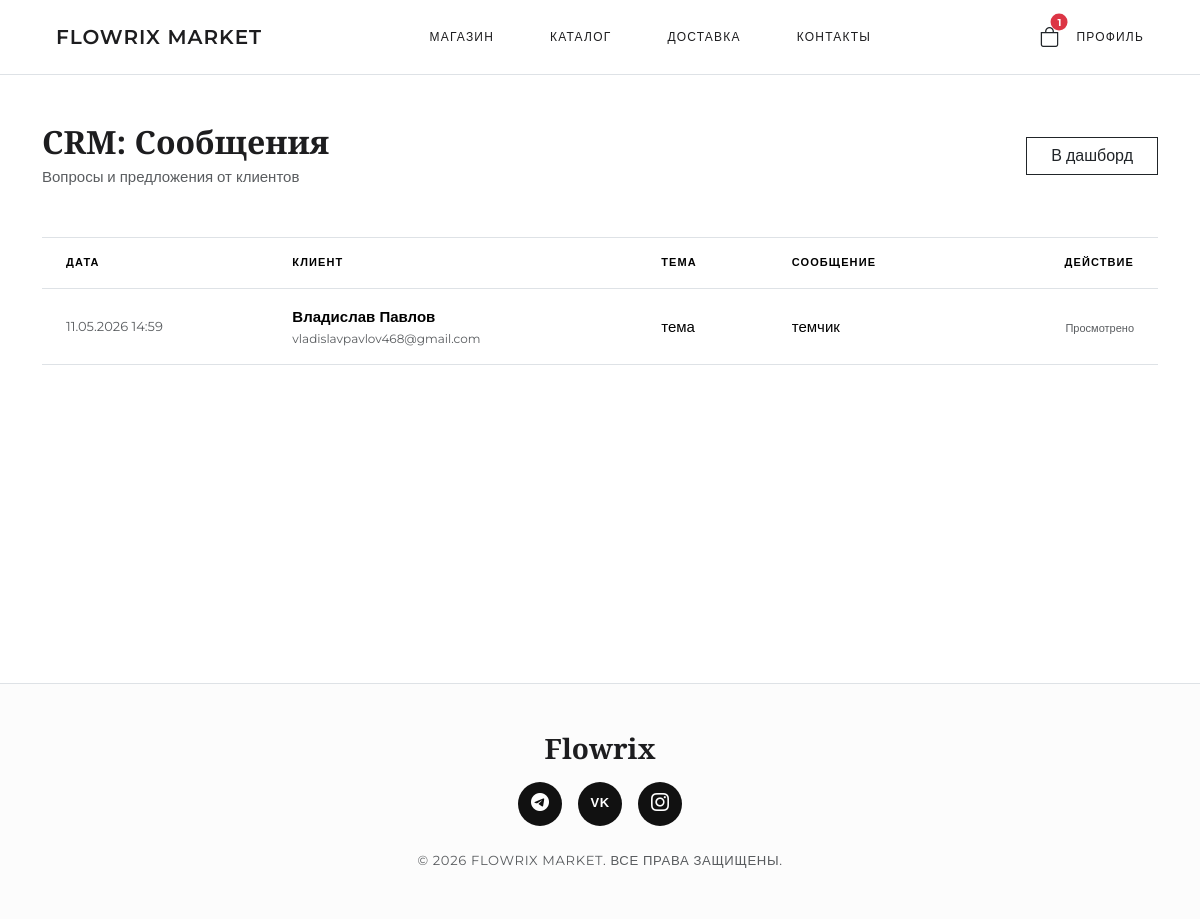
Screenshot of /admin/messages (signed in) with the database file from the repository.
### models.py (models this page shows, shortened)
class OrderItem(db.Model):
    __tablename__ = "order_items"
    id = db.Column(db.Integer, primary_key=True)
    order_id = db.Column(db.Integer, db.ForeignKey("orders.id"), nullable=False)
    product_id = db.Column(db.Integer, db.ForeignKey("products.id"), nullable=True)
    quantity = db.Column(db.Integer, nullable=False, default=1)
    price_at_purchase = db.Column(db.Numeric(10, 2), nullable=False)
    order = db.relationship("Order", back_populates="items")
    product = db.relationship("Product", back_populates="order_items")

class ContactMessage(db.Model):
    __tablename__ = "contact_messages"
    id = db.Column(db.Integer, primary_key=True)
    name = db.Column(db.String(128), nullable=False)
    email = db.Column(db.String(120), nullable=False)
    subject = db.Column(db.String(256), nullable=False)
    message = db.Column(db.Text, nullable=False)
    status = db.Column(db.String(32), default="new")
    created_at = db.Column(db.DateTime, default=datetime.utcnow)

### routes/admin.py (the view)
@admin_bp.route("/messages")
@login_required
@admin_required
def messages():
    all_messages = ContactMessage.query.order_by(ContactMessage.created_at.desc()).all()
    return render_template("admin/messages.html", messages=all_messages)

### main.py (called while the page is built)
def _ensure_admin():
    from models import User
    try:
        first_user = User.query.order_by(User.id.asc()).first()
        if first_user and first_user.role != "admin":
            first_user.role = "admin"
            db.session.commit()
            print(f"User {first_user.username} promoted to Admin")
    except Exception as e:
        print(f"Admin promotion error: {e}")
        db.session.rollback()

### models.py (called while the page is built)
@login_manager.user_loader
def load_user(user_id: str):
    return db.session.get(User, int(user_id))

    @property
    def is_admin(self) -> bool:
        return self.role == "admin"

    @property
    def active_cart(self):
        return self.orders.filter_by(status="new").first()

    @property
    def items_count(self) -> int:
        return sum(item.quantity for item in self.items)

### routes/admin.py (called while the page is built)
def admin_required(f):
    @wraps(f)
    def decorated(*args, **kwargs):
        if not current_user.is_authenticated or not current_user.is_admin:
            abort(403)
        return f(*args, **kwargs)
    return decorated

### templates/admin/messages.html (shortened to what this page needs)
{% extends "base.html" %}
{% block content %}
<div class="container py-5">
  <div class="d-flex align-items-center justify-content-between mb-5" data-aos="fade-up">
    <div>
      <h2 class="font-serif mb-1">CRM: Сообщения</h2>
      <p class="text-muted mb-0">Вопросы и предложения от клиентов</p>
    </div>
    <a href="{{ url_for('admin.dashboard') }}" class="btn btn-outline-dark rounded-0 px-4">
      В дашборд
    </a>
  </div>
  {% if messages %}
    <div class="table-responsive" data-aos="fade-up">
      <table class="table table-hover align-middle border-top">
        <thead class="bg-light">
          <tr style="font-size: 11px; letter-spacing: 0.1em; text-transform: uppercase;">
            <th class="py-3 px-4">Дата</th>
            <th class="py-3 px-4">Клиент</th>
            <th class="py-3 px-4">Тема</th>
            <th class="py-3 px-4">Сообщение</th>
            <th class="py-3 px-4 text-end">Действие</th>
          </tr>
        </thead>
        <tbody>
          {% for msg in messages %}
            <tr>
              <td class="py-3 px-4 text-muted" style="font-size: 13px;">
                {{ msg.created_at.strftime('%d.%m.%Y %H:%M') }}
              </td>
              <td class="py-3 px-4">
                <div class="fw-bold">{{ msg.name }}</div>
                <div class="text-muted" style="font-size: 12px;">{{ msg.email }}</div>
              </td>
              <td class="py-3 px-4 fw-medium">{{ msg.subject }}</td>
              <td class="py-3 px-4">
                <div class="text-truncate" style="max-width: 300px;" title="{{ msg.message }}">
                  {{ msg.message }}
                </div>
              </td>
              <td class="py-3 px-4 text-end">
                {% if msg.status == 'new' %}
                  <form action="{{ url_for('admin.message_read', message_id=msg.id) }}" method="POST" class="d-inline">
                    <button type="submit" class="btn btn-sm btn-dark rounded-0 px-3" style="font-size: 11px;">
                      Прочитать
                    </button>
                  </form>
                {% else %}
                  <span class="text-muted" style="font-size: 11px;">Просмотрено</span>
                {% endif %}
              </td>
            </tr>
          {% endfor %}
        </tbody>
      </table>
    </div>
  {% else %}
    <div class="text-center py-5 bg-light" data-aos="fade-up">
      <i class="bi bi-chat-left-dots text-muted fs-1 mb-3"></i>
      <h4 class="font-serif">Сообщений пока нет</h4>
    </div>
  {% endif %}
</div>
{% endblock %}

### templates/base.html (shortened to what this page needs)
<!DOCTYPE html>
<html lang="ru">
<head>
  <link rel="stylesheet" href="https://cdn.jsdelivr.net/npm/bootstrap@5.3.3/dist/css/bootstrap.min.css">
  <link rel="stylesheet" href="https://cdn.jsdelivr.net/npm/bootstrap-icons@1.11.3/font/bootstrap-icons.min.css">
  <link rel="stylesheet" href="https://unpkg.com/aos@next/dist/aos.css" />
  <link rel="stylesheet" href="{{ url_for('static', filename='css/style.css') }}">
</head>
<body>
  <nav class="navbar navbar-minimal sticky-top bg-white py-3 border-bottom">
    <div class="container-fluid px-4">
      <div class="d-flex align-items-center justify-content-between w-100">
        <div class="d-flex align-items-center">
          <a class="navbar-brand m-0" href="{{ url_for('products.home') }}">Flowrix Market</a>
        </div>
        <div class="d-none d-lg-flex gap-4">
          <a class="nav-link" href="{{ url_for('products.home') }}">МАГАЗИН</a>
          <a class="nav-link" href="{{ url_for('products.index') }}">КАТАЛОГ</a>
          <a class="nav-link" href="{{ url_for('products.delivery') }}">ДОСТАВКА</a>
          <a class="nav-link" href="{{ url_for('products.contacts') }}">КОНТАКТЫ</a>
        </div>
        <div class="d-flex align-items-center gap-3">
          {% if current_user.is_authenticated %}
            <button class="btn btn-link text-dark text-decoration-none d-flex align-items-center gap-2 p-0 position-relative" type="button" data-bs-toggle="offcanvas" data-bs-target="#offcanvasCart">
              <i class="bi bi-bag fs-5"></i>
              {% if current_user.active_cart and current_user.active_cart.items_count > 0 %}
                <span class="position-absolute top-0 start-100 translate-middle badge rounded-pill bg-danger" style="font-size: 10px;">
                  {{ current_user.active_cart.items_count }}
                </span>
              {% endif %}
            </button>
            <a class="nav-link p-0 text-dark" href="{{ url_for('auth.profile') }}">ПРОФИЛЬ</a>
          {% else %}
            <a class="nav-link p-0 text-dark" href="{{ url_for('auth.login') }}">ВОЙТИ</a>
          {% endif %}
        </div>
      </div>
    </div>
  </nav>
  <main style="min-height: 70vh;">
    {% block content %}{% endblock %}
  </main>
  <footer class="py-5 mt-5 border-top" style="background-color: #fcfcfc;">
    <div class="container d-flex flex-column align-items-center justify-content-center text-center">
      <h3 class="font-serif mb-3">Flowrix</h3>
      <div class="d-flex gap-3 mb-4">
        <a href="https://t.me/+lvLVunCbq9k2MjZi" target="_blank" class="social-icon-round" aria-label="Telegram">
          <i class="bi bi-telegram"></i>
        </a>
        <a href="https://vk.com/flowrix3d" target="_blank" class="social-icon-round" aria-label="VK">
          <span style="font-size: 13px; font-weight: bold; letter-spacing: 0.5px; font-family: sans-serif;">VK</span>
        </a>
        <a href="https://www.instagram.com/flowrix3d" target="_blank" class="social-icon-round" aria-label="Instagram">
          <i class="bi bi-instagram"></i>
        </a>
      </div>
      <p class="text-muted small mb-0" style="letter-spacing: 0.05em; text-transform: uppercase;">© 2026 Flowrix Market. Все права защищены.</p>
    </div>
  </footer>
</body>
</html>

### static/css/style.css (style rules this page uses)
:root { --color-primary: #111111; --color-secondary: #f0f0f0; --color-bg: #ffffff; --color-surface: #fafafa; --color-border: #e6e6e6; --color-text: #1d1d1f; --color-muted: #86868b; --color-accent: #f7e07a; --font-main: 'Montserrat', sans-serif; --font-heading: 'Playfair Display', serif; --radius-sm: 4px; --radius-md: 8px; --radius-pill: 50px; }
body { font-family: var(--font-main); background-color: var(--color-bg); color: var(--color-text); line-height: 1.6; font-size: 15px; font-weight: 400; -webkit-font-smoothing: antialiased; }
h1, h2, h3, h4, h5, h6, .font-serif { font-family: var(--font-heading); font-weight: 600; }
.navbar-minimal { background: rgba(255, 255, 255, 0.95); backdrop-filter: blur(10px); border-bottom: 1px solid var(--color-border); padding: 1.5rem 2rem; }
.navbar-brand { font-family: var(--font-main); font-weight: 600; font-size: 20px; letter-spacing: 0.05em; color: var(--color-text) !important; text-transform: uppercase; }
.nav-link { font-size: 12px; color: var(--color-text) !important; font-weight: 500; text-transform: uppercase; letter-spacing: 0.1em; transition: opacity 0.2s; padding: 0.5rem 1rem; }

### templates/base.html (style rules this page uses)
.social-icon-round { display: inline-flex; align-items: center; justify-content: center; width: 44px; height: 44px; border-radius: 50%; background-color: #111; color: #fff; font-size: 18px; text-decoration: none; transition: all 0.2s ease; }

### rows the page displays
OrderItem: active_cart.items_count "1"
ContactMessage: created_at "11.05.2026 14:59", name "Владислав Павлов", email "vladislavpavlov468@gmail.com", subject "тема", message "темчик", status "Просмотрено"
